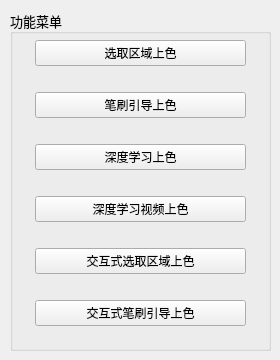
<?xml version="1.0" encoding="UTF-8"?>
<ui version="4.0">
 <class>Form</class>
 <widget class="QWidget" name="Form">
  <property name="geometry">
   <rect>
    <x>0</x>
    <y>0</y>
    <width>280</width>
    <height>360</height>
   </rect>
  </property>
  <property name="minimumSize">
   <size>
    <width>280</width>
    <height>360</height>
   </size>
  </property>
  <property name="maximumSize">
   <size>
    <width>280</width>
    <height>360</height>
   </size>
  </property>
  <property name="windowTitle">
   <string>上色器</string>
  </property>
  <widget class="QWidget" name="verticalWidget" native="true">
   <property name="geometry">
    <rect>
     <x>10</x>
     <y>20</y>
     <width>261</width>
     <height>331</height>
    </rect>
   </property>
   <layout class="QVBoxLayout" name="verticalLayout" stretch="0,0,0,0,0,0">
    <property name="sizeConstraint">
     <enum>QLayout::SetNoConstraint</enum>
    </property>
    <property name="leftMargin">
     <number>25</number>
    </property>
    <property name="rightMargin">
     <number>25</number>
    </property>
    <item>
     <widget class="QPushButton" name="btnTransferColor">
      <property name="text">
       <string>选取区域上色</string>
      </property>
      <property name="checkable">
       <bool>false</bool>
      </property>
      <property name="autoDefault">
       <bool>false</bool>
      </property>
      <property name="flat">
       <bool>false</bool>
      </property>
     </widget>
    </item>
    <item>
     <widget class="QPushButton" name="btnSketch">
      <property name="text">
       <string>笔刷引导上色</string>
      </property>
     </widget>
    </item>
    <item>
     <widget class="QPushButton" name="btnDeepLearning">
      <property name="text">
       <string>深度学习上色</string>
      </property>
     </widget>
    </item>
    <item>
     <widget class="QPushButton" name="btnDeepLearning_2">
      <property name="text">
       <string>深度学习视频上色</string>
      </property>
     </widget>
    </item>
    <item>
     <widget class="QPushButton" name="btnTransferColorInteractive">
      <property name="text">
       <string>交互式选取区域上色</string>
      </property>
     </widget>
    </item>
    <item>
     <widget class="QPushButton" name="btnSketchInteractive">
      <property name="text">
       <string>交互式笔刷引导上色</string>
      </property>
     </widget>
    </item>
   </layout>
  </widget>
  <widget class="QGroupBox" name="groupBox">
   <property name="geometry">
    <rect>
     <x>10</x>
     <y>10</y>
     <width>261</width>
     <height>341</height>
    </rect>
   </property>
   <property name="font">
    <font>
     <family>Adobe Devanagari</family>
     <pointsize>10</pointsize>
    </font>
   </property>
   <property name="title">
    <string>功能菜单</string>
   </property>
  </widget>
  <zorder>groupBox</zorder>
  <zorder>verticalWidget</zorder>
 </widget>
 <resources/>
 <connections/>
</ui>
